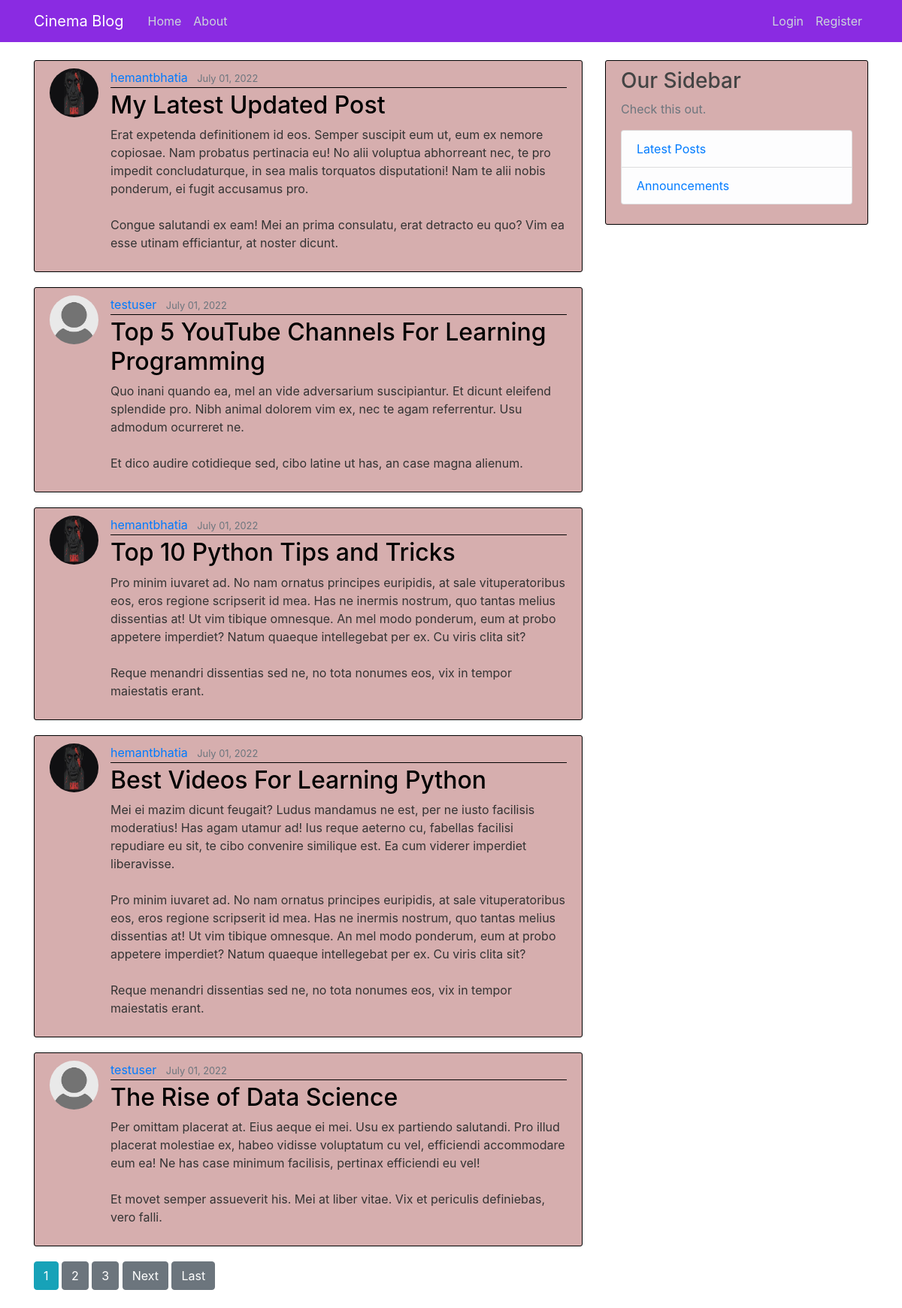
/home/, run on the app's committed database.
### blog/models.py (models this page shows, shortened)
class Post(models.Model):
    title = models.CharField(max_length=100)
    content = models.TextField()
    date_posted = models.DateTimeField(default=timezone.now) #auto_now / auto_now_add (only when object created : doesnt allow changing dates)
    author = models.ForeignKey(User , on_delete=models.CASCADE)

### users/models.py (models this page shows, shortened)
class Profile(models.Model):
    user = models.OneToOneField(User, on_delete=models.CASCADE)
    image = models.ImageField(default='default.jpg', upload_to = 'profile_pics')

### blog/views.py (the view)
# urls.py: path('home/', PostListView.as_view(),name='blog-home'),
class PostListView(ListView):
    model = Post
    template_name =  'blog/home.html' #<app>/<model>_<viewtype>.html
    context_object_name = 'posts' #{{context default: objectlist}}
    ordering = ['-date_posted']
    paginate_by = 5

### blog/templates/blog/home.html (shortened to what this page needs)
{% extends 'blog/base.html' %}
{% block content %}
    {% for post in posts %}
        <article class="media content-section">
            <img class="rounded-circle article-img"src="{{ post.author.profile.image.url }}">
            <div class="media-body">
            <div class="article-metadata">
                <a class="mr-2" href="{% url 'user-posts' post.author.username %}">{{ post.author }}</a>
                <small class="text-muted">{{ post.date_posted|date:"F d, Y" }}</small>
            </div>
            <h2><a class="article-title" href="{% url 'post-detail' post.id %}">{{ post.title }}</a></h2>
            <p class="article-content">{{ post.content }}</p>
            </div>
        </article>
    {% endfor %}
    {% if is_paginated %}
    <div class="pagination">
        <span class="step-links">
            {% for num in page_obj.paginator.page_range %}
                {% if page_obj.number == num %}
                    <a class="btn btn-info mb-4" href="?page={{ num }}"> {{ num }} </a>
                {% elif num > page_obj.number|add:'-3' and num < page_obj.number|add:'3' %}
                    <a class="btn btn-secondary mb-4" href="?page={{ num }}"> {{ num }} </a>
                {% endif %}
            {% endfor %}
            {% if page_obj.has_next %}
                <a class="btn btn-secondary mb-4" href="?page={{ page_obj.next_page_number }}"> Next </a>
                <a class="btn btn-secondary mb-4" href="?page={{ page_obj.paginator.num_pages }}"> Last </a>
            {% endif %}
        </span>
    </div>
    {% endif %}
{% endblock %}

### blog/templates/blog/base.html (shortened to what this page needs)
{% load static %}
<!DOCTYPE html>
<html lang="en">
<head>
    <link rel="stylesheet" href="https://cdn.jsdelivr.net/npm/bootstrap@4.3.1/dist/css/bootstrap.min.css">
    <link rel="stylesheet" href="{% static 'blog/main.css'%}">
</head>
<body>
    <header class="site-header">
        <nav class="navbar navbar-expand-md navbar-dark bg-steel fixed-top">
          <div class="container">
            <a class="navbar-brand mr-4" href="/">Cinema Blog</a>
            <div class="collapse navbar-collapse" id="navbarToggle">
              <div class="navbar-nav mr-auto">
                <a class="nav-item nav-link" href="{% url 'blog-home' %}">Home</a>
                <a class="nav-item nav-link" href="{% url 'blog-about' %}">About</a>
              </div>
              <div class="navbar-nav">
                {% if user.is_authenticated %}
                <a class="nav-item nav-link" href="{% url 'profile' %}">Profile</a>
                <a class="nav-item nav-link" href="{% url 'logout' %}">Logout</a>
                <a class="nav-item nav-link" href="{% url 'post-create' %}">New Post</a>
                {% else %}
                <a class="nav-item nav-link" href="{% url 'login' %}">Login</a>
                <a class="nav-item nav-link" href="{% url 'register' %}">Register</a>
                {% endif %}
              </div>
            </div>
          </div>
        </nav>
      </header>
    <main role="main" class="container">
  <div class="row">
    <div class="col-md-8">
      {% block content %}{% endblock %}
    </div>
    <div class="col-md-4">
      <div class="content-section">
        <h3>Our Sidebar</h3>
        <p class='text-muted'>Check this out.
          <ul class="list-group">
            <li class="list-group-item list-group-item-light"> <a href="{% url 'blog-home' %}">Latest Posts </a></li>
            <li class="list-group-item list-group-item-light"> <a href="#">Announcements</a></li>
          </ul>
        </p>
      </div>
    </div>
  </div>
</main>
</body>
</html>

### blog/static/blog/main.css (style rules this page uses)
body { color: #333333; margin-top: 5rem; background:url('https://previews.123rf.com/images/krekdm/krekdm1607/krekdm160700082/59591880-seamless-cinema-pattern-can-be-used-for-wallpaper-website-background-wrapping-paper-cinema-vector-br.jpg'); }
h1, h2, h3, h4, h5, h6 { color: #444444; }
ul { margin: 0; }
.bg-steel { background-color: blueviolet; }
.site-header .navbar-nav .nav-link { color: #cbd5db; }
.content-section { background: rgb(214, 174, 174); padding: 10px 20px; border: 1px solid black; border-radius: 3px; margin-bottom: 20px; }
.article-title { color: black; }
.article-content { white-space: pre-line; }
.article-img { height: 65px; width: 65px; margin-right: 16px; }
.article-metadata { padding-bottom: 1px; margin-bottom: 4px; border-bottom: 1px solid black; }

### data on the page
Post: author.profile.image (picture), author "hemantbhatia", date_posted "July 01, 2022", title "My Latest Updated Post", content "Erat expetenda definitionem id eos. Semper suscipit eum ut, eum ex nemore copiosae. Nam probatus pertinacia eu! No alii voluptua abhorreant nec, te pro impedit concludaturque, in sea malis torquatos disputationi! Nam te alii nobis ponderum, ei fugit accusamus pro. Congue salutandi ex eam! Mei an prima consulatu, erat detracto eu quo? Vim ea esse utinam efficiantur, at noster dicunt."
Post: author.profile.image (placeholder picture), author "testuser", date_posted "July 01, 2022", title "Top 5 YouTube Channels For Learning Programming", content "Quo inani quando ea, mel an vide adversarium suscipiantur. Et dicunt eleifend splendide pro. Nibh animal dolorem vim ex, nec te agam referrentur. Usu admodum ocurreret ne. Et dico audire cotidieque sed, cibo latine ut has, an case magna alienum."
Post: author.profile.image (picture), author "hemantbhatia", date_posted "July 01, 2022", title "Top 10 Python Tips and Tricks", content "Pro minim iuvaret ad. No nam ornatus principes euripidis, at sale vituperatoribus eos, eros regione scripserit id mea. Has ne inermis nostrum, quo tantas melius dissentias at! Ut vim tibique omnesque. An mel modo ponderum, eum at probo appetere imperdiet? Natum quaeque intellegebat per ex. Cu viris clita sit? Reque menandri dissentias sed ne, no tota nonumes eos, vix in tempor maiestatis erant."
Post: author.profile.image (picture), author "hemantbhatia", date_posted "July 01, 2022", title "Best Videos For Learning Python", content "Mei ei mazim dicunt feugait? Ludus mandamus ne est, per ne iusto facilisis moderatius! Has agam utamur ad! Ius reque aeterno cu, fabellas facilisi repudiare eu sit, te cibo convenire similique est. Ea cum viderer imperdiet liberavisse. Pro minim iuvaret ad. No nam ornatus principes euripidis, at sale vituperatoribus eos, eros regione scripserit id mea. Has ne inermis nostrum, quo tantas melius dissentias at! Ut vim tibique omnesque. An mel modo ponderum, eum at probo appetere imperdiet? Natum quaeque intellegebat per ex. Cu viris clita sit? Reque menandri dissentias sed ne, no tota nonumes eos, vix in tempor maiestatis erant."
Post: author.profile.image (placeholder picture), author "testuser", date_posted "July 01, 2022", title "The Rise of Data Science", content "Per omittam placerat at. Eius aeque ei mei. Usu ex partiendo salutandi. Pro illud placerat molestiae ex, habeo vidisse voluptatum cu vel, efficiendi accommodare eum ea! Ne has case minimum facilisis, pertinax efficiendi eu vel! Et movet semper assueverit his. Mei at liber vitae. Vix et periculis definiebas, vero falli."

### other printed values
{{ num }} "1"
{{ num }} "2" "3"
